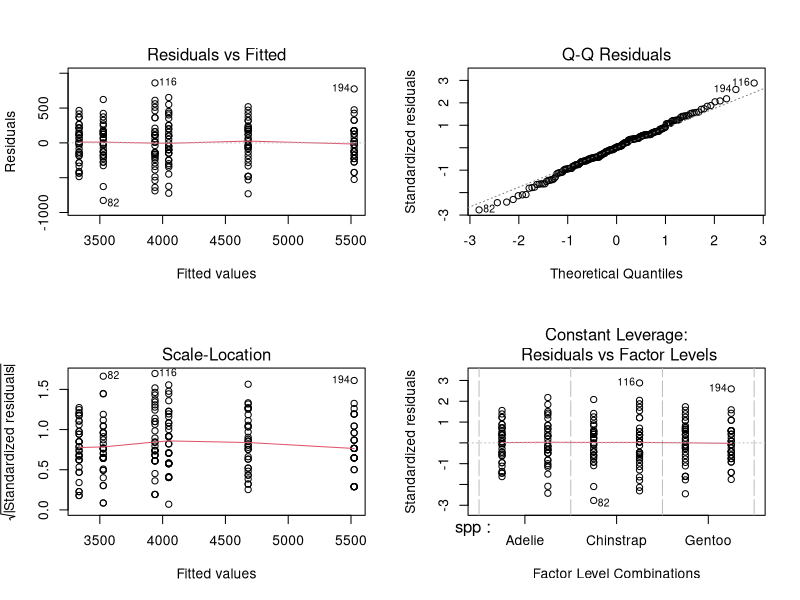
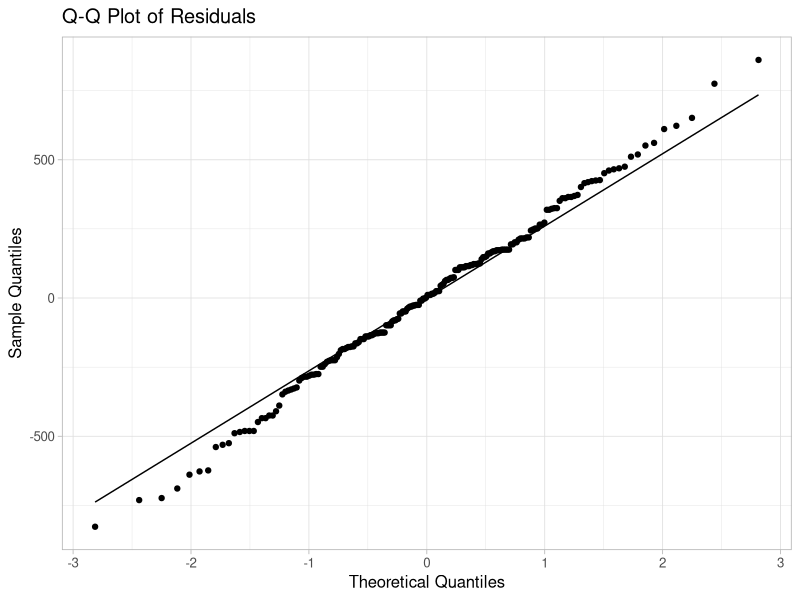
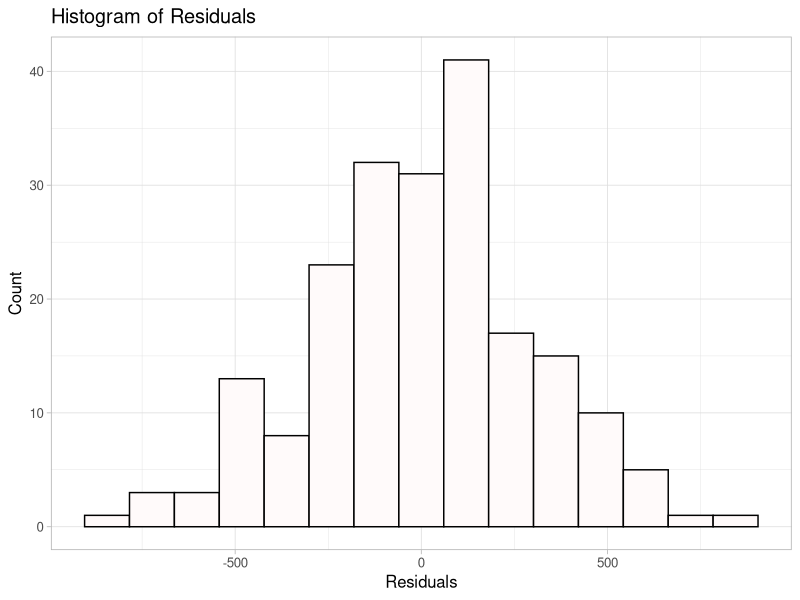
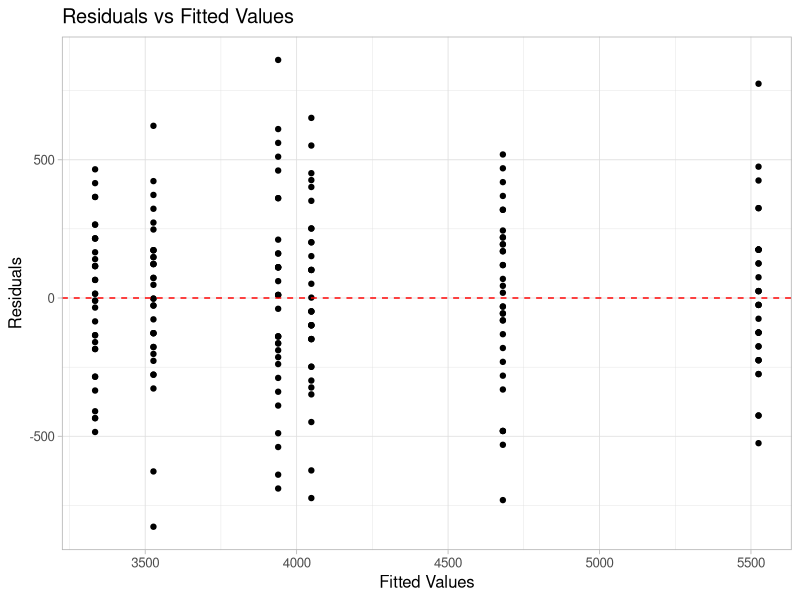
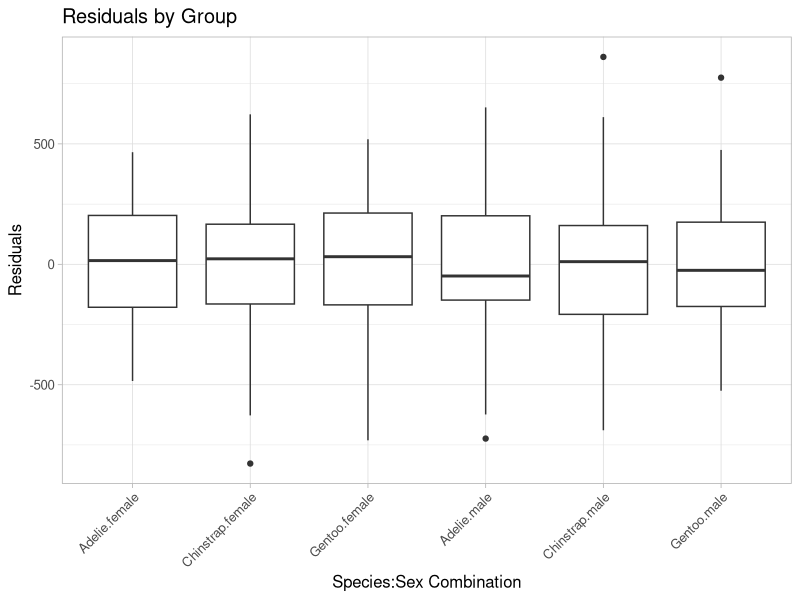
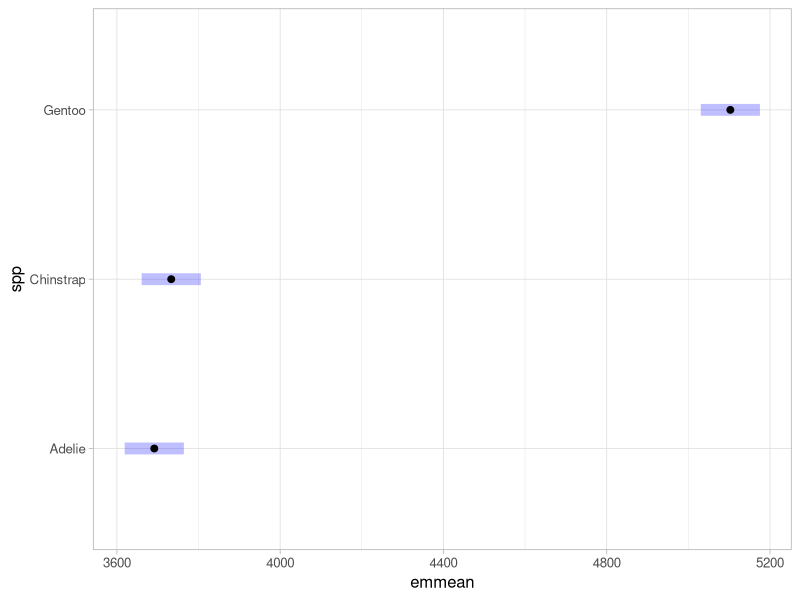
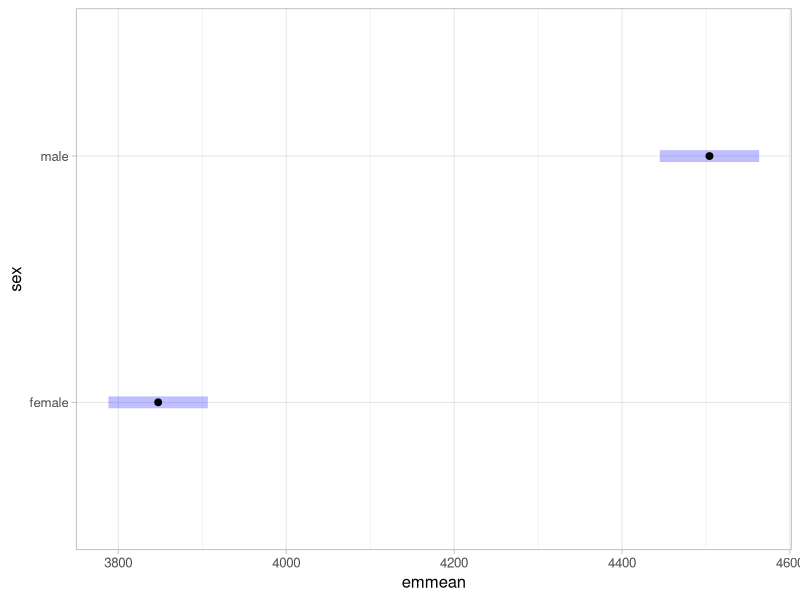
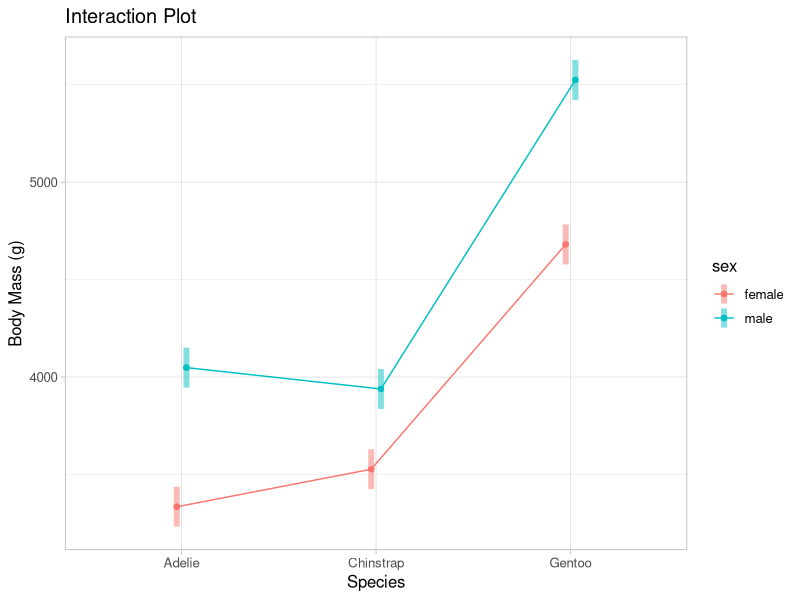

Write the R code that produced these figures, in order.
## ---- chunk 1
#| message: false
#| warning: false
#| paged-print: false


# Load required packages
library(palmerpenguins) # has the data for penguins and they are cute
library(car)       # For Levene's test and Type III SS
library(emmeans)   # For estimated marginal means
library(broom)     # For tidying model outputs
library(patchwork) # For combining plots
library(tidyverse)

# Set theme for plots
theme_set(theme_light(base_size = 12))
## ---- chunk 2
p_df <- penguins %>%
  select(spp = species, sex, body_mass_g) %>% 
  rename(mass_g = body_mass_g)
head(p_df)
## ---- chunk 3
# Check for missing values
p_df %>% 
  summarise_all(~sum(is.na(.))) 
## ---- chunk 4
#| message: false
#| warning: false
#| paged-print: false

# Load the penguin data
p_df <- p_df %>%
  filter(!is.na(mass_g), 
         !is.na(sex),
         !is.na(spp)) 

# View the first few rows
head(p_df)
## ---- chunk 5
#| message: false
#| warning: false
#| paged-print: false

# Summary statistics
p_df %>%
  group_by(spp, sex) %>%
  summarise(
    mean_mass = mean(mass_g, na.rm=TRUE),
    sd_mass = sd(mass_g, na.rm=TRUE),
    n = sum(!is.na(mass_g)),
    se_mass = sd_mass/n^.5,
    .groups = 'drop'
  )
## ---- chunk 6
# Check original sample sizes
original_n <- p_df %>%
  count(spp, sex) %>%
  arrange(spp, sex)

p_df %>%
  count(spp, sex) %>%
  pivot_wider(names_from = sex, 
              values_from = n,
              values_fill = 0) 

# Find minimum sample size
min_n <- min(original_n$n)
min_n

# Create balanced dataset
set.seed(123) # for reproducibility
pb_df <- p_df %>%
  group_by(spp, sex) %>%
  sample_n(min_n) %>%
  ungroup()

# Verify balanced design
balanced_n <- pb_df %>% 
  count(spp, sex) %>%
  pivot_wider(names_from = sex, 
              values_from = n,
              values_fill = 0) 
balanced_n
## ---- chunk 7
# Calculate group means and SDs
summary_df <- pb_df %>%
  group_by(spp, sex) %>%
  summarise(
    n = sum(!is.na(mass_g)),
    mean_mass = mean(mass_g),
    sd_mass = sd(mass_g),
    se_mass = sd_mass/sqrt(n),
    .groups = 'drop'
  ) %>%
  arrange(spp, sex)

print(summary_df)
## ---- chunk 8
#| message: false
#| warning: false
#| paged-print: false
#| 
# Set contrasts for Type III SS
options(contrasts = c("contr.sum", "contr.poly"))

# Fit the factorial ANOVA using linear model (lm) instead of aov
pb_model <- lm(mass_g ~ spp * sex, data = pb_df)

# View the model summary to see coefficients, standard errors, etc.
summary(pb_model)
## ---- chunk 9
#| message: false
#| warning: false
#| paged-print: false

Anova(pb_model, type = 3)
## ---- chunk 10
#| message: false
#| warning: false
#| fig-height: 6
#| fig-width: 6
#| paged-print: false

# Create diagnostic plots
par(mfrow = c(2, 2))
plot(pb_model)
par(mfrow = c(1, 1))
## ---- chunk 11
#| message: false
#| warning: false
#| paged-print: false

# Extract residuals from the model
pb_resid_df <- augment(pb_model)

# Create Q-Q plot of residuals
ggplot(pb_resid_df, aes(sample = .resid)) +
  stat_qq() +
  stat_qq_line() +
  labs(title = "Q-Q Plot of Residuals",
       x = "Theoretical Quantiles",
       y = "Sample Quantiles")
## ---- chunk 12
#| message: false
#| warning: false
#| paged-print: false

# Histogram of residuals
ggplot(pb_resid_df, aes(x = .resid)) +
  geom_histogram(bins = 15, fill = "snow", color = "black") +
  labs(title = "Histogram of Residuals",
       x = "Residuals",
       y = "Count")
## ---- chunk 13
#| message: false
#| warning: false
#| paged-print: false

# Shapiro-Wilk test for normality
shapiro.test(pb_model$residuals)

# or
shapiro.test(residuals(pb_model))
## ---- chunk 14
#| message: false
#| warning: false
#| paged-print: false

# Levene's test for homogeneity of variances
leveneTest(mass_g ~ spp * sex, data = pb_df)
## ---- chunk 15
#| message: false
#| warning: false
#| paged-print: false

# Residuals vs. fitted values plot
ggplot(pb_resid_df, aes(x = .fitted, y = .resid)) +
  geom_point() +
  geom_hline(yintercept = 0, linetype = "dashed", color = "red") +
  labs(title = "Residuals vs Fitted Values",
       x = "Fitted Values",
       y = "Residuals")
## ---- chunk 16
#| message: false
#| warning: false
#| paged-print: false

# Add residuals to original data for plotting
pb_resid_group_df <- pb_df %>%
  mutate(residuals = residuals(pb_model))

# Residuals by group
ggplot(pb_resid_group_df, aes(x = interaction(spp, sex), y = residuals)) +
  geom_boxplot() +
  labs(title = "Residuals by Group",
       x = "Species:Sex Combination",
       y = "Residuals") +
  theme(axis.text.x = element_text(angle = 45, hjust = 1))
## ---- chunk 17
#| message: false
#| warning: false
#| paged-print: false
#| 
# Get estimated marginal means from the linear model
# Main effect of species
sppb_emm <- emmeans(pb_model, ~ spp)
sppb_emm

pairs(sppb_emm)
## ---- chunk 18
#| message: false
#| warning: false
#| paged-print: false
plot(sppb_emm)
## ---- chunk 19
#| message: false
#| warning: false
#| paged-print: false

# Main effect of sex
sexb_emm <- emmeans(pb_model, ~ sex)
sexb_emm

pairs(sexb_emm)
## ---- chunk 20
#| message: false
#| warning: false
#| paged-print: false

# Main effect of sex
plot(sexb_emm)
## ---- chunk 21
#| message: false
#| warning: false
#| paged-print: false

# Interaction effects
interactionb_emm <- emmeans(pb_model, ~ spp * sex)
interactionb_emm


## ---- chunk 22
#| message: false
#| warning: false
#| paged-print: false

# Compare to raw means
pb_df %>%
  group_by(spp, sex) %>%
  summarise(
    raw_mean = mean(mass_g),
    .groups = 'drop'
  ) %>%
  pivot_wider(names_from = sex, values_from = raw_mean)
## ---- chunk 23
pairs(interactionb_emm)
## ---- chunk 24
# Get compact letter display (cld)
cldb_interaction <- multcomp::cld(interactionb_emm, 
                       Letters = letters,
                       adjust = "sidak")

# Display the results
# print(cld_interaction)

cldb_df <- as.data.frame(cldb_interaction) %>%
  arrange(spp, sex)  # Sort by estimated marginal mean

# View the results with means and grouping letters
print(cldb_df)
## ---- chunk 25
#| message: false
#| warning: false
#| paged-print: false

# Interaction plot with confidence intervals
emmip(pb_model, sex ~ spp, CIs = TRUE) +
  labs(title = "Interaction Plot",
       x = "Species",
       y = "Body Mass (g)")
## ---- chunk 26
#| message: false
#| warning: false
#| paged-print: false

# Convert emmeans object to data frame
interactionb_df <- as.data.frame(interactionb_emm)
interactionb_df
## ---- chunk 27
#| message: false
#| warning: false
#| paged-print: false

# Publication-quality plot with model predictions
# Convert emmeans object to data frame
pubb_interaction_df <- as.data.frame(interactionb_emm)

# Create enhanced plot with model predictions
pubb_plot <- ggplot(pubb_interaction_df, aes(x = spp, y = emmean, 
                                       color = sex, group = sex)) +
  # Add lines connecting the means
  geom_line(linewidth = 1,
            position = position_dodge(width = 0.2)) +
  # Add points at each mean
  geom_point(size = 3,
            position = position_dodge(width = 0.2)) +
  # Add error bars showing standard error
  geom_errorbar(aes(ymin = emmean - SE, ymax = emmean + SE), 
                width = 0.2,
                position = position_dodge(width = 0.2)) +
  # Simple labels
  labs(
    x = "Species",
    y = "Body Mass (g)",
    color = "Sex"
  ) +
  theme_light()

pubb_plot
## ---- chunk 28
#| message: false
#| warning: false
#| paged-print: false

# Type I SS - order matters!
# This is the default in R's anova() function
type1b_anova <- anova(pb_model)
type1b_anova
## ---- chunk 29
#| message: false
#| warning: false
#| paged-print: false

# Type II SS - each main effect adjusted for other main effects
# but not for interactions
type2b_anova <- Anova(pb_model, type = 2)
type2b_anova
## ---- chunk 30
#| message: false
#| warning: false
#| paged-print: false

# Type III SS - each effect adjusted for all other effects
# This is what we used earlier
type3b_anova <- Anova(pb_model, type = 3)
type3b_anova
## ---- chunk 31
#| message: false
#| warning: false
#| paged-print: false

# Create a comparison table of F-values
ssb_comparison_df <- data.frame(
  Effect = c("Species", "Sex", "Species:Sex"),
  Typeb_I_F = round(type1b_anova$`F value`[1:3], 2),
  Typeb_II_F = round(type2b_anova$`F value`[2:4], 2),
  Typeb_III_F = round(type3b_anova$`F value`[2:4], 2)
)

ssb_comparison_df
## ---- chunk 32
#| message: false
#| warning: false
#| paged-print: false

# Create a comparison table of p-values
pb_comparison_df <- data.frame(
  Effect = c("Species", "Sex", "Species:Sex"),
  Typeb_I_p = round(type1b_anova$`Pr(>F)`[1:3], 4),
  Typeb_II_p = round(type2b_anova$`Pr(>F)`[2:4], 4),
  Typeb_III_p = round(type3b_anova$`Pr(>F)`[2:4], 4)
)

pb_comparison_df
## ---- chunk 33
#| message: false
#| warning: false
#| paged-print: false

# Fit the factorial ANOVA using linear model (lm) instead of aov
pu_model <- lm(mass_g ~ spp * sex, data = p_df)

# View the model summary to see coefficients, standard errors, etc.
summary(pu_model)
## ---- chunk 34
#| message: false
#| warning: false
#| paged-print: false

Anova(pu_model, type = 3)
## ---- chunk 35
#| message: false
#| warning: false
#| paged-print: false
#| fig-height: 6
#| fig-width: 6
# Create diagnostic plots
par(mfrow = c(2, 2))
plot(pu_model)
par(mfrow = c(1, 1))
## ---- chunk 36
#| message: false
#| warning: false
#| paged-print: false

# Extract residuals from the model
pu_resid_df <- augment(pu_model)

# Create Q-Q plot of residuals
ggplot(pu_resid_df, aes(sample = .resid)) +
  stat_qq() +
  stat_qq_line() +
  labs(title = "Q-Q Plot of Residuals",
       x = "Theoretical Quantiles",
       y = "Sample Quantiles")
## ---- chunk 37
#| message: false
#| warning: false
#| paged-print: false

# Histogram of residuals
ggplot(pu_resid_df, aes(x = .resid)) +
  geom_histogram(bins = 15, fill = "snow", color = "black") +
  labs(title = "Histogram of Residuals",
       x = "Residuals",
       y = "Count")
## ---- chunk 38
#| message: false
#| warning: false
#| paged-print: false

# Shapiro-Wilk test for normality
shapiro.test(pu_model$residuals)

## ---- chunk 39
#| message: false
#| warning: false
#| paged-print: false

# Levene's test for homogeneity of variances
leveneTest(mass_g ~ spp * sex, data = p_df)
## ---- chunk 40
#| message: false
#| warning: false
#| paged-print: false

# Residuals vs. fitted values plot
ggplot(pu_resid_df, aes(x = .fitted, y = .resid)) +
  geom_point() +
  geom_hline(yintercept = 0, linetype = "dashed", color = "red") +
  labs(title = "Residuals vs Fitted Values",
       x = "Fitted Values",
       y = "Residuals")
## ---- chunk 41
#| message: false
#| warning: false
#| paged-print: false

# Add residuals to original data for plotting
pu_resid_group_df <- p_df %>%
  mutate(residuals = residuals(pu_model))

# Residuals by group
ggplot(pu_resid_group_df, aes(x = interaction(spp, sex), y = residuals)) +
  geom_boxplot() +
  labs(title = "Residuals by Group",
       x = "Species:Sex Combination",
       y = "Residuals") +
  theme(axis.text.x = element_text(angle = 45, hjust = 1))
## ---- chunk 42
#| message: false
#| warning: false
#| paged-print: false

# Get estimated marginal means from the linear model
# Main effect of species
sppu_emm <- emmeans(pu_model, ~ spp)
sppu_emm

pairs(sppu_emm)
## ---- chunk 43
#| message: false
#| warning: false
#| paged-print: false


plot(sppu_emm)
## ---- chunk 44
#| message: false
#| warning: false
#| paged-print: false

# Main effect of sex
sexu_emm <- emmeans(pu_model, ~ sex)
sexu_emm

pairs(sexu_emm)
## ---- chunk 45
#| message: false
#| warning: false
#| paged-print: false

# Main effect of sex
plot(sexu_emm)
## ---- chunk 46
#| message: false
#| warning: false
#| paged-print: false

# Interaction effects
interactionu_emm <- emmeans(pu_model, ~ spp * sex)
interactionu_emm

# ~ species | sex - Gets species means conditional on each sex level separately. 
# This is useful for simple effects 
# (e.g., "Is there a species effect within males? Within females?") 
# but it's not the same as the interaction.
## ---- chunk 47
#| message: false
#| warning: false
#| paged-print: false

# Compare to raw means
p_df %>%
  group_by(spp, sex) %>%
  summarise(
    raw_mean = mean(mass_g),
    .groups = 'drop'
  ) %>%
  pivot_wider(names_from = sex, values_from = raw_mean)
## ---- chunk 48
# Get compact letter display (cld)
cldu_interaction <- multcomp::cld(interactionu_emm, 
                       Letters = letters,
                       adjust = "sidak")

# Display the results
# print(cld_interaction)

cldu_df <- as.data.frame(cldu_interaction) %>%
  arrange(spp, sex)  # Sort by estimated marginal mean

# View the results with means and grouping letters
print(cldu_df)
## ---- chunk 49
#| message: false
#| warning: false
#| paged-print: false

# Interaction plot with confidence intervals
emmip(pu_model, sex ~ spp, CIs = TRUE) +
  labs(title = "Interaction Plot",
       x = "Species",
       y = "Body Mass (g)")
## ---- chunk 50
#| message: false
#| warning: false
#| paged-print: false

# Convert emmeans object to data frame
interactionu_df <- as.data.frame(interactionu_emm)
interactionu_df
## ---- chunk 51
#| message: false
#| warning: false
#| paged-print: false

# Publication-quality plot with model predictions
# Convert emmeans object to data frame
pub_interaction_df <- as.data.frame(interactionu_emm)

# Create enhanced plot with model predictions
pub_plot <- ggplot(pub_interaction_df, aes(x = spp, y = emmean, 
                                       color = sex, group = sex)) +
  # Add lines connecting the means
  geom_line(linewidth = 1,
            position = position_dodge(width = 0.2)) +
  # Add points at each mean
  geom_point(size = 3,
            position = position_dodge(width = 0.2)) +
  # Add error bars showing standard error
  geom_errorbar(aes(ymin = emmean - SE, ymax = emmean + SE), 
                width = 0.2,
                position = position_dodge(width = 0.2)) +
  # Simple labels
  labs(
    x = "Species",
    y = "Body Mass (g)",
    color = "Sex"
  ) +
  theme_light()

pub_plot
## ---- chunk 52
#| message: false
#| warning: false
#| paged-print: false

# Type I SS - order matters!
# This is the default in R's anova() function
type1_anova <- anova(pu_model)
type1_anova
## ---- chunk 53
#| message: false
#| warning: false
#| paged-print: false

# Type II SS - each main effect adjusted for other main effects
# but not for interactions
type2_anova <- Anova(pu_model, type = 2)
type2_anova
## ---- chunk 54
#| message: false
#| warning: false
#| paged-print: false

# Type III SS - each effect adjusted for all other effects
# This is what we used earlier
type3_anova <- Anova(pu_model, type = 3)
type3_anova
## ---- chunk 55
#| message: false
#| warning: false
#| paged-print: false

# Create a comparison table of F-values
ss_comparison_df <- data.frame(
  Effect = c("Species", "Sex", "Species:Sex"),
  Type_I_F = round(type1_anova$`F value`[1:3], 2),
  Type_II_F = round(type2_anova$`F value`[2:4], 2),
  Type_III_F = round(type3_anova$`F value`[2:4], 2)
)

ss_comparison_df
## ---- chunk 56
#| message: false
#| warning: false
#| paged-print: false

# Create a comparison table of p-values
p_comparison_df <- data.frame(
  Effect = c("Species", "Sex", "Species:Sex"),
  Type_I_p = round(type1_anova$`Pr(>F)`[1:3], 4),
  Type_II_p = round(type2_anova$`Pr(>F)`[2:4], 4),
  Type_III_p = round(type3_anova$`Pr(>F)`[2:4], 4)
)

p_comparison_df
